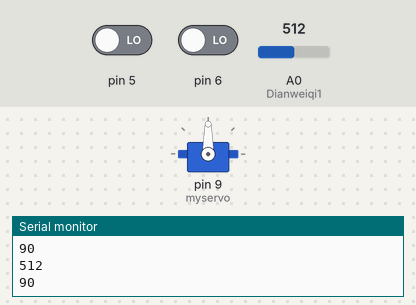
Bench run of a sketch on a simulated Arduino Uno, built with avr-gcc and run on an emulated ATmega328P. Shown: servo, the last lines printed to the serial monitor. The test bench sets the inputs (shaded band); at power-on: pin 6 LOW, A0 (Dianweiqi1) = 512, pin 5 LOW.

Above: at 1.2 s.
1.3 s: pin 6 driven HIGH
At 2.1 s:
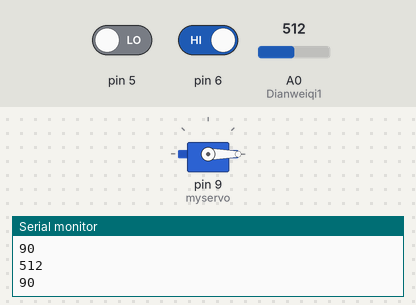
4.3 s: A0 (Dianweiqi1) set to 716
At 5.2 s:
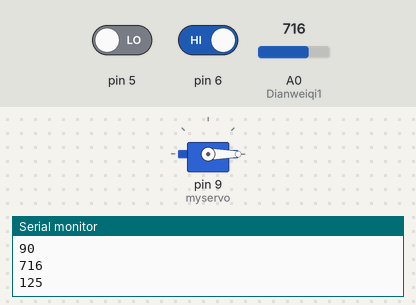
7.3 s: A0 (Dianweiqi1) set to 900
10.3 s: A0 (Dianweiqi1) set to 1023
13.3 s: A0 (Dianweiqi1) set to 306
16.3 s: A0 (Dianweiqi1) set to 122
Timing chart, 0 to 20.3 s (numbered marks = the images above; inputs shaded):
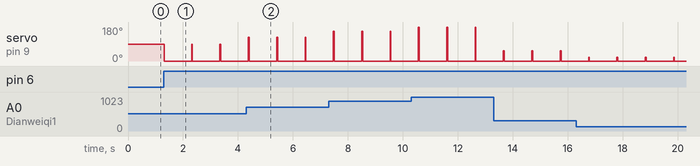

Measured:
- after the input at 1.3 s, servo on pin 9 (myservo): 90° → 0° at once

The sketch:

Robot-arm.ino
```cpp
#include <Servo.h>
Servo myservo;
const int b =10;//动作组存储上限
int myInts[b];//存储动作组的数组
int i=0;//动作组的个数


int pos = 0;
const int Dianweiqi1 = A0;//定义电位器接A引脚

void setup() {

  Serial.begin(9600);
  pinMode(6,INPUT);//按键执行动作组
  pinMode(5,INPUT);//按键存储角度
  pinMode(Dianweiqi1,INPUT);//定义电位器输入
  myservo.attach(9);

}

void loop() {

  int a = analogRead(Dianweiqi1);
  Serial.println(a);

  pos = map(a,0,1023,0,180);//这里将电位器所读到的值映射到0-180，舵机可移动范围
  Serial.println(pos);//这里输出的值便是角度。
  myservo.write(pos);
  delay(30);
  if(digitalRead(5) == HIGH)
  {
    myInts[i] = pos;
    i++;
    delay(500);
    }
      if(digitalRead(6) == HIGH)//按键后这里执行数组里面存储的动作组
  {
    for(i=0; i<b; i++)
    {
      pos = myInts[i];
      myservo.write(pos);
      delay(100);
    }
    }
}
```
